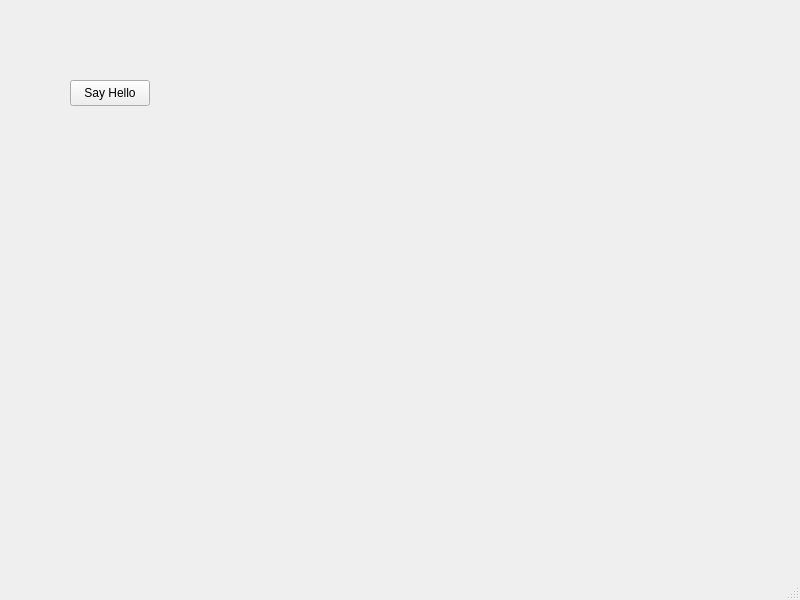
<?xml version="1.0" encoding="UTF-8"?>
<ui version="4.0">
 <class>MainWindow</class>
 <widget class="QMainWindow" name="MainWindow">
  <property name="geometry">
   <rect>
    <x>0</x>
    <y>0</y>
    <width>800</width>
    <height>600</height>
   </rect>
  </property>
  <property name="windowTitle">
   <string>MainWindow</string>
  </property>
  <widget class="QWidget" name="centralwidget">
   <widget class="QPushButton" name="btn_1">
    <property name="geometry">
     <rect>
      <x>70</x>
      <y>80</y>
      <width>80</width>
      <height>26</height>
     </rect>
    </property>
    <property name="text">
     <string>Say Hello</string>
    </property>
   </widget>
   <widget class="QLabel" name="lbl_display">
    <property name="geometry">
     <rect>
      <x>170</x>
      <y>80</y>
      <width>351</width>
      <height>21</height>
     </rect>
    </property>
    <property name="text">
     <string/>
    </property>
   </widget>
  </widget>
  <widget class="QMenuBar" name="menubar">
   <property name="geometry">
    <rect>
     <x>0</x>
     <y>0</y>
     <width>800</width>
     <height>23</height>
    </rect>
   </property>
  </widget>
  <widget class="QStatusBar" name="statusbar"/>
 </widget>
 <resources/>
 <connections/>
</ui>
